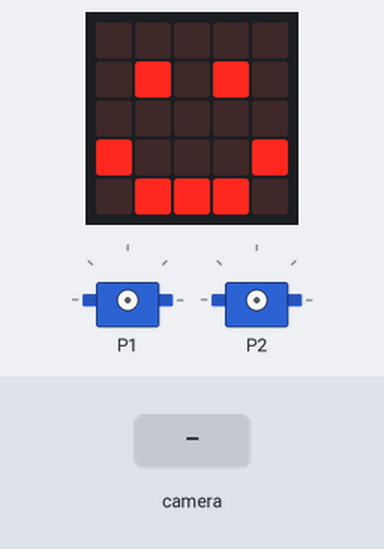
A program run on a simulated BBC micro:bit (MakeCode). Parts: the board's 5×5 LED display, 2 × servo. The test bench sets the inputs (shaded band).

Above: at 0.1 s.
At 1.8 s:
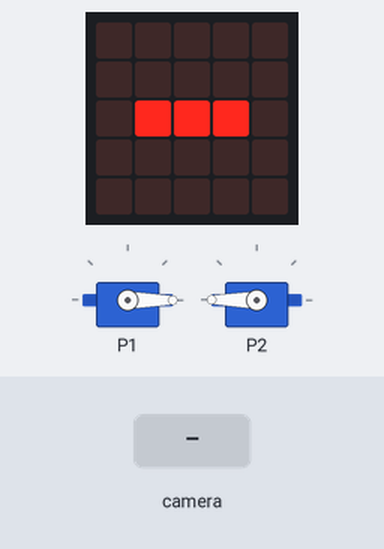
1.9 s: the camera recognises learned object ID1 for 2 s
At 3.9 s:
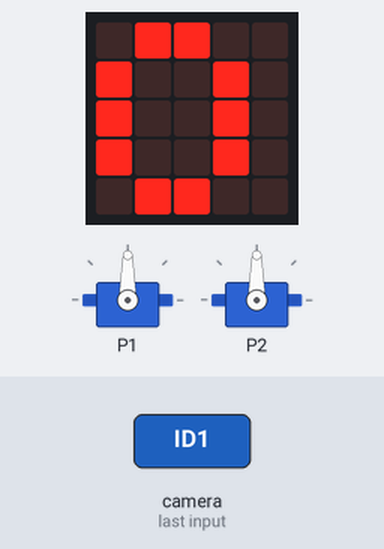
Timing chart, 0 to 6.4 s (numbered marks = the images above; inputs shaded):
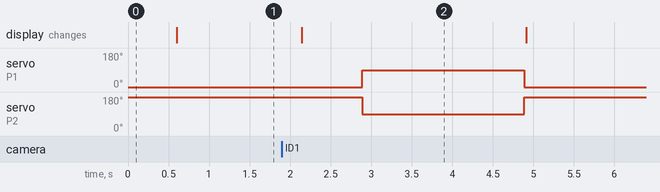

The program:

main.ts
```typescript
basic.showIcon(IconNames.Happy)
huskylens.initI2c()
huskylens.initMode(protocolAlgorithm.ALGORITHM_FACE_RECOGNITION)
pins.servoWritePin(AnalogPin.P1, 0)
pins.servoWritePin(AnalogPin.P2, 180)
basic.forever(function () {
    huskylens.request()
    if (huskylens.isAppear_s(HUSKYLENSResultType_t.HUSKYLENSResultBlock)) {
        basic.showString("0")
        pins.servoWritePin(AnalogPin.P1, 90)
        pins.servoWritePin(AnalogPin.P2, 90)
        basic.pause(2000)
        pins.servoWritePin(AnalogPin.P1, 0)
        pins.servoWritePin(AnalogPin.P2, 180)
    } else {
        basic.showString("-")
    }
})
```

test.ts
```typescript
// 테스트는 여기로 이동합니다; 이 패키지가 확장으로 사용될 때 컴파일되지 않을 것 입니다.
```

Measured:
- after the input at 1.9 s, servo on P1: 0° → 90° after 0.99 s, → 0° 2.0 s later; servo on P2: 180° → 90° after 0.99 s, → 180° 2.0 s later; the display: changes after 0.24 s (image 2)
